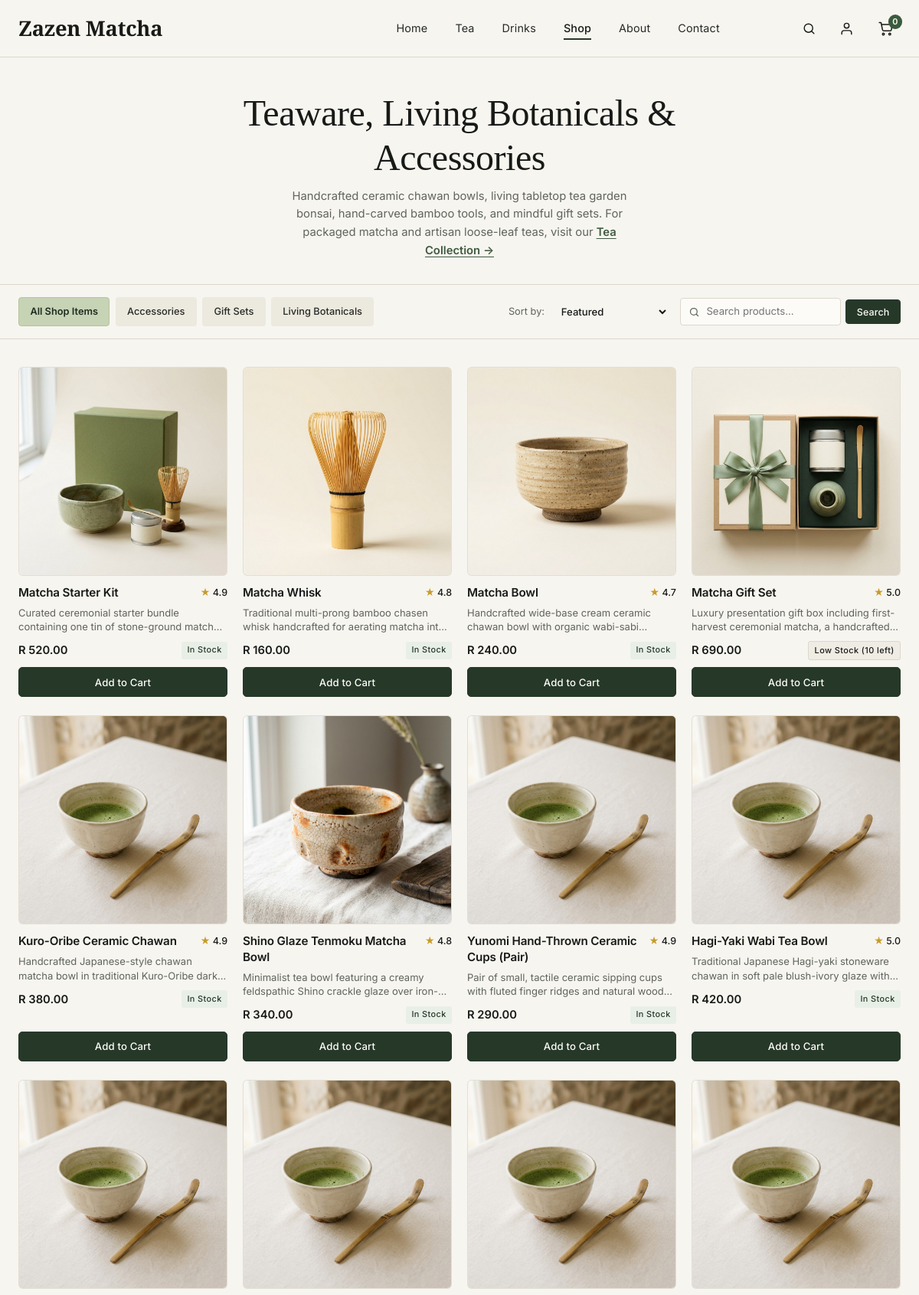
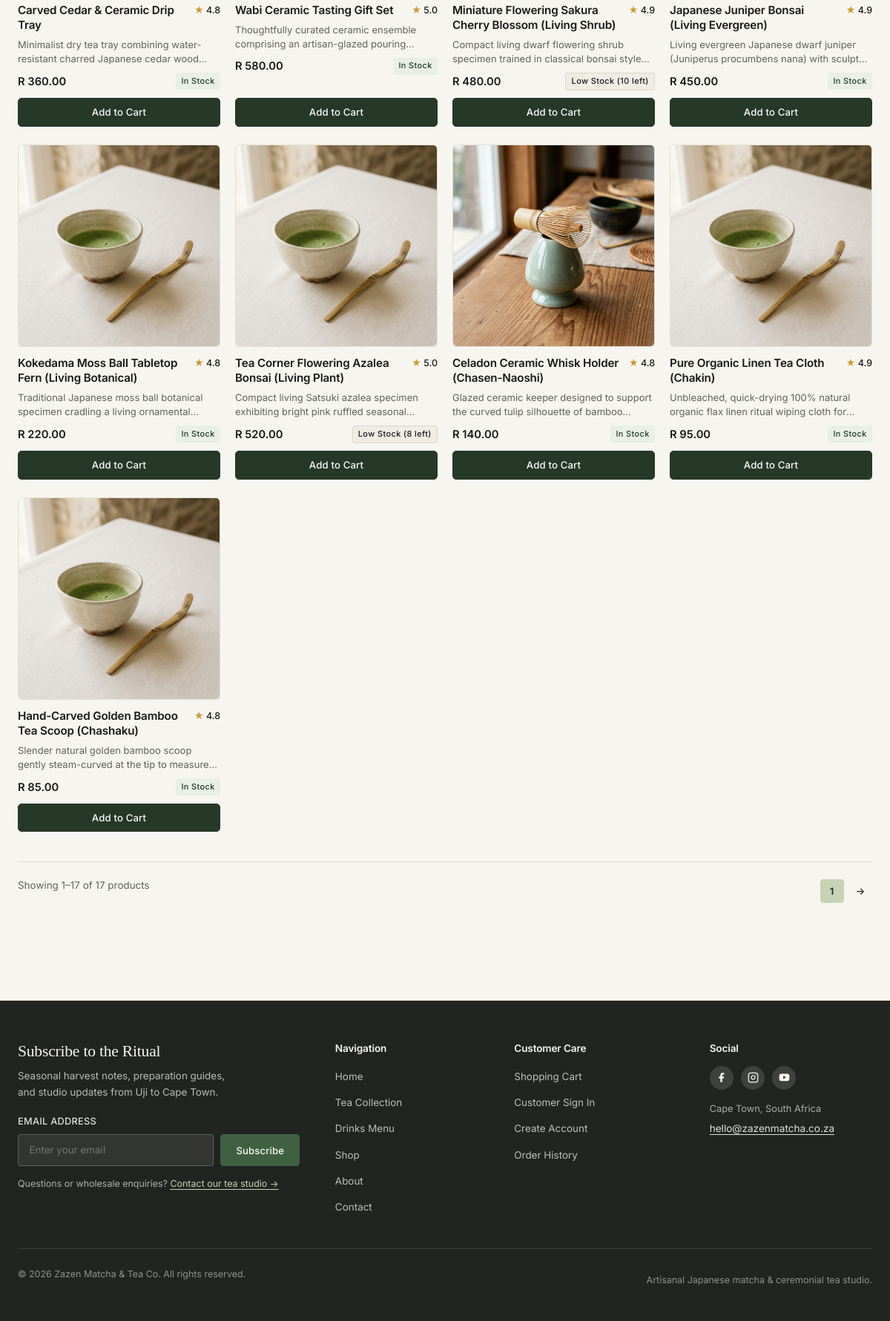
The page /customer/products.php on the database its author committed (2 pictures, top to bottom).
### tables this page shows
CREATE TABLE `categories` (
    `category_id` INT UNSIGNED NOT NULL AUTO_INCREMENT,
    `name` VARCHAR(100) NOT NULL,
    `description` TEXT DEFAULT NULL,
    `created_at` TIMESTAMP NOT NULL DEFAULT CURRENT_TIMESTAMP,
    `updated_at` TIMESTAMP NOT NULL DEFAULT CURRENT_TIMESTAMP ON UPDATE CURRENT_TIMESTAMP,
    PRIMARY KEY (`category_id`),
    UNIQUE KEY `uq_categories_name` (`name`)
);

CREATE TABLE `products` (
    `product_id` INT UNSIGNED NOT NULL AUTO_INCREMENT,
    `category_id` INT UNSIGNED NOT NULL,
    `name` VARCHAR(150) NOT NULL,
    `description` TEXT DEFAULT NULL,
    `price` DECIMAL(10, 2) NOT NULL,
    `stock_quantity` INT NOT NULL DEFAULT 0,
    `image` VARCHAR(255) DEFAULT NULL,
    `status` ENUM('active', 'inactive') NOT NULL DEFAULT 'active',
    `created_at` TIMESTAMP NOT NULL DEFAULT CURRENT_TIMESTAMP,
    `updated_at` TIMESTAMP NOT NULL DEFAULT CURRENT_TIMESTAMP ON UPDATE CURRENT_TIMESTAMP,
    PRIMARY KEY (`product_id`),
    KEY `idx_products_category` (`category_id`),
    KEY `idx_products_status` (`status`),
    CONSTRAINT `fk_products_category`
        FOREIGN KEY (`category_id`)
        REFERENCES `categories` (`category_id`)
        ON DELETE RESTRICT
        ON UPDATE CASCADE
);

### includes/functions.php (called while the page is built, shortened)
<?php
function e($value): string
{
    return htmlspecialchars((string) ($value ?? ''), ENT_QUOTES | ENT_SUBSTITUTE, 'UTF-8');
}
function format_price($amount): string
{
    return 'R ' . number_format((float) $amount, 2, '.', ',');
}
function db_fetch_all(PDO $pdo, string $sql, array $params = []): array
{
    $stmt = $pdo->prepare($sql);
    $stmt->execute($params);
    return $stmt->fetchAll();
}
function site_url(string $path = ''): string
{
    $cleanPath = ltrim($path, '/');
    return BASE_URL . '/' . $cleanPath;
}
function product_image_url(?string $imageFilename): string
{
    $filename = basename(trim((string) $imageFilename));
    if ($filename !== '') {
        $filePath = dirname(__DIR__) . '/images/products/' . $filename;
        if (is_file($filePath)) {
            return site_url('images/products/' . $filename);
        }
    }
    return site_url('images/products/placeholder.jpg');
}

### customer/products.php (the view, shortened to what this page needs)
<?php
require_once dirname(__DIR__) . '/includes/db.php';
require_once dirname(__DIR__) . '/includes/functions.php';
$categoriesSql = "
    SELECT category_id, name, description
    FROM categories
    WHERE category_id IN (2, 3, 6)
    ORDER BY category_id ASC
";
$categories = db_fetch_all($pdo, $categoriesSql);
$selectedCategoryId = 0;
$searchTerm = '';
$sortOption = 'featured';
$allowedSorts = [
    'featured'   => 'p.product_id ASC',
    'price_asc'  => 'p.price ASC, p.product_id ASC',
    'price_desc' => 'p.price DESC, p.product_id ASC',
    'name_asc'   => 'p.name ASC, p.product_id ASC',
];
$orderBySql = $allowedSorts[$sortOption];
$activeCategory = null;
$whereClauses = ['p.status = :status', 'p.category_id IN (2, 3, 6)'];
$queryParams  = ['status' => 'active'];
$whereSql = implode(' AND ', $whereClauses);
$productsSql = "
    SELECT
        p.product_id,
        p.category_id,
        p.name,
        p.description,
        p.price,
        p.stock_quantity,
        p.image,
        c.name AS category_name
    FROM products p
    INNER JOIN categories c ON p.category_id = c.category_id
    WHERE {$whereSql}
    ORDER BY {$orderBySql}
";
$products     = db_fetch_all($pdo, $productsSql, $queryParams);
$productCount = count($products);
function build_shop_filter_url(int $categoryId = 0, string $search = '', string $sort = 'featured'): string
{
    $params = [];
    if ($categoryId > 0) {
        $params['category'] = $categoryId;
    }
    $query = http_build_query($params);
    return site_url('customer/products.php' . ($query !== '' ? '?' . $query : ''));
}
$ratingMap = [
    1  => '4.9', 2  => '4.8', 3  => '4.9', 4  => '4.8', 5  => '4.7', 6  => '5.0',
    7  => '4.9', 8  => '4.8', 9  => '5.0', 10 => '4.8', 11 => '4.9', 12 => '5.0',
    13 => '4.9', 14 => '4.9', 15 => '5.0', 16 => '4.8', 17 => '4.9', 18 => '4.9',
    19 => '4.8', 20 => '4.9', 21 => '4.8', 22 => '4.9', 23 => '4.9', 24 => '4.8',
    25 => '4.9', 26 => '5.0', 27 => '4.8', 28 => '5.0', 29 => '4.9', 30 => '4.9',
    31 => '4.8', 32 => '5.0', 33 => '4.8', 34 => '4.9', 35 => '4.8',
];
require_once dirname(__DIR__) . '/includes/header.php';
?>
<section class="shop-hero" aria-labelledby="shop-heading">
    <div class="container">
        <div class="shop-hero-inner">
            <h1 id="shop-heading" class="shop-title">
                <?php if ($activeCategory !== null): ?>
                    <?php echo e($activeCategory['name']); ?>
                <?php else: ?>
                    Teaware, Living Botanicals &amp; Accessories
                <?php endif; ?>
            </h1>
            <p class="shop-subtitle">
                <?php if ($activeCategory !== null && !empty($activeCategory['description'])): ?>
                    <?php echo e($activeCategory['description']); ?>
                <?php else: ?>
                    Handcrafted ceramic chawan bowls, living tabletop tea garden bonsai, hand-carved bamboo tools, and mindful gift sets. For packaged matcha and artisan loose-leaf teas, visit our <a href="<?php echo e(site_url('customer/tea.php')); ?>" class="shop-cross-link">Tea Collection &rarr;</a>
                <?php endif; ?>
            </p>
        </div>
    </div>
</section>
<section class="shop-controls-section" aria-label="Catalogue filters and search">
    <div class="container">
        <div class="shop-toolbar">
            <nav class="category-filter-nav" aria-label="Filter products by category">
                <ul class="category-filter-list">
                    <li>
                        <a href="<?php echo e(build_shop_filter_url(0, $searchTerm, $sortOption)); ?>"
                           class="category-pill <?php echo $selectedCategoryId === 0 ? 'is-active' : ''; ?>"
                           <?php echo $selectedCategoryId === 0 ? 'aria-current="true"' : ''; ?>>
                            All Shop Items
                        </a>
                    </li>
                    <?php foreach ($categories as $category): ?>
                        <?php
                        $catId      = (int) $category['category_id'];
                        $isSelected = ($selectedCategoryId === $catId);
                        ?>
                        <li>
                            <a href="<?php echo e(build_shop_filter_url($catId, $searchTerm, $sortOption)); ?>"
                               class="category-pill <?php echo $isSelected ? 'is-active' : ''; ?>"
                               <?php echo $isSelected ? 'aria-current="true"' : ''; ?>>
                                <?php echo e($category['name']); ?>
                            </a>
                        </li>
                    <?php endforeach; ?>
                </ul>
            </nav>
            <form action="<?php echo e(site_url('customer/products.php')); ?>" method="get" class="shop-search-form" role="search">
                <div class="shop-sort-group">
                    <label for="shop-sort-select" class="shop-sort-label">Sort by:</label>
                    <select id="shop-sort-select" name="sort" class="shop-sort-select" onchange="this.form.submit()">
                        <option value="featured" <?php echo $sortOption === 'featured' ? 'selected' : ''; ?>>Featured</option>
                    </select>
                </div>
                <div class="search-input-group">
                    <span class="search-input-icon" aria-hidden="true">
                    </span>
                    <input
                        type="search"
                        id="shop-search-input"
                        name="search"
                        value="<?php echo e($searchTerm); ?>"
                        placeholder="Search products..."
                        class="shop-search-input"
                    >
                    <button type="submit" class="btn btn-primary shop-search-btn">
                        Search
                    </button>
                </div>
            </form>
        </div>
    </div>
</section>
<section class="section shop-catalogue-section" aria-label="Product listing">
    <div class="container">
        <?php if (!empty($products)): ?>
            <div class="shop-product-grid">
                <?php foreach ($products as $idx => $product): ?>
                    <?php
                    $productId   = (int) $product['product_id'];
                    $productUrl  = site_url('customer/product.php?id=' . $productId);
                    $imageUrl    = product_image_url($product['image']);
                    $stockQty    = (int) $product['stock_quantity'];
                    $isInStock   = ($stockQty > 0);
                    $isLowStock  = ($stockQty > 0 && $stockQty <= 10);
                    $ratingValue = $ratingMap[$productId] ?? '4.9';
                    ?>
                    <article class="product-card shop-product-card">
                        <a href="<?php echo e($productUrl); ?>" class="product-card-media" aria-label="View <?php echo e($product['name']); ?>">
                            <img
                                src="<?php echo e($imageUrl); ?>"
                                alt="<?php echo e($product['name']); ?>"
                                width="1000"
                                height="1000"
                                loading="lazy"
                            >
                        </a>
                        <div class="product-card-body">
                            <div class="shop-card-header-row">
                                <h2 class="product-card-title">
                                    <a href="<?php echo e($productUrl); ?>">
                                        <?php echo e($product['name']); ?>
                                    </a>
                                </h2>
                                <span class="shop-card-rating" aria-label="Rated <?php echo e($ratingValue); ?> out of 5 stars">
                                    <span class="star-glyph" aria-hidden="true">&#9733;</span> <?php echo e($ratingValue); ?>
                                </span>
                            </div>
                            <p class="product-card-desc">
                                <?php echo e($product['description']); ?>
                            </p>
                            <div class="product-card-meta">
                                <span class="product-card-price"><?php echo e(format_price($product['price'])); ?></span>
                                <?php if ($isLowStock): ?>
                                    <span class="stock-badge stock-low">Low Stock (<?php echo $stockQty; ?> left)</span>
                                <?php elseif ($isInStock): ?>
                                    <span class="stock-badge stock-in">In Stock</span>
                                <?php else: ?>
                                    <span class="stock-badge stock-out">Out of Stock</span>
                                <?php endif; ?>
                            </div>
                            <div class="product-card-footer">
                                <?php if ($isInStock): ?>
                                    <form action="<?php echo e($productUrl); ?>" method="post" class="card-quick-add-form">
                                        <button type="submit" class="btn btn-primary btn-card-full">
                                            Add to Cart
                                        </button>
                                    </form>
                                <?php else: ?>
                                    <a href="<?php echo e($productUrl); ?>" class="btn btn-outline btn-card-full">
                                        View Details
                                    </a>
                                <?php endif; ?>
                            </div>
                        </div>
                    </article>
                <?php endforeach; ?>
            </div>
            <div class="shop-pagination-bar">
                <p class="shop-result-count" aria-live="polite">
                    Showing 1&ndash;<?php echo (int) $productCount; ?> of <?php echo (int) $productCount; ?>
                    <?php echo $productCount === 1 ? 'product' : 'products'; ?>
                </p>
                <nav class="shop-pagination" aria-label="Pagination">
                    <span class="pagination-pill is-active" aria-current="page">1</span>
                    <a href="<?php echo e(build_shop_filter_url($selectedCategoryId, $searchTerm, $sortOption)); ?>" class="pagination-pill" aria-label="Next page">&rarr;</a>
                </nav>
            </div>
        <?php endif; ?>
    </div>
</section>
<?php require_once dirname(__DIR__) . '/includes/footer.php'; ?>

### rows shown on the page
categories: name "Accessories"
categories: name "Gift Sets"
categories: name "Living Botanicals"
products: image (picture), name "Matcha Starter Kit", product_id "4.9", description "Curated ceremonial starter bundle containing one tin of stone-ground…", price "R 520.00", stock_quantity "In Stock"
products: image (picture), name "Matcha Whisk", product_id "4.8", description "Traditional multi-prong bamboo chasen whisk handcrafted for aerating matcha…", price "R 160.00", stock_quantity "In Stock"
products: image (picture), name "Matcha Bowl", product_id "4.7", description "Handcrafted wide-base cream ceramic chawan bowl with organic…", price "R 240.00", stock_quantity "In Stock"
products: image (picture), name "Matcha Gift Set", product_id "5.0", description "Luxury presentation gift box including first-harvest ceremonial matcha, a…", price "R 690.00", stock_quantity "10"
products: name "Kuro-Oribe Ceramic Chawan", product_id "4.9", description "Handcrafted Japanese-style chawan matcha bowl in traditional Kuro-Oribe…", price "R 380.00", stock_quantity "In Stock"
products: image (picture), name "Shino Glaze Tenmoku Matcha Bowl", product_id "4.8", description "Minimalist tea bowl featuring a creamy feldspathic Shino crackle glaze…", price "R 340.00", stock_quantity "In Stock"
products: name "Yunomi Hand-Thrown Ceramic Cups (Pair)", product_id "4.9", description "Pair of small, tactile ceramic sipping cups with fluted finger ridges and…", price "R 290.00", stock_quantity "In Stock"
products: name "Hagi-Yaki Wabi Tea Bowl", product_id "5.0", description "Traditional Japanese Hagi-yaki stoneware chawan in soft pale blush-ivory glaze…", price "R 420.00", stock_quantity "In Stock"
products: name "Carved Cedar & Ceramic Drip Tray", product_id "4.8", description "Minimalist dry tea tray combining water-resistant charred Japanese cedar…", price "R 360.00", stock_quantity "In Stock"
products: name "Wabi Ceramic Tasting Gift Set", product_id "5.0", description "Thoughtfully curated ceramic ensemble comprising an artisan-glazed…", price "R 580.00", stock_quantity "In Stock"
products: name "Miniature Flowering Sakura Cherry Blossom (Living Shrub)", product_id "4.9", description "Compact living dwarf flowering shrub specimen trained in classical bonsai…", price "R 480.00", stock_quantity "10"
products: name "Japanese Juniper Bonsai (Living Evergreen)", product_id "4.9", description "Living evergreen Japanese dwarf juniper (Juniperus procumbens nana) with…", price "R 450.00", stock_quantity "In Stock"
products: name "Kokedama Moss Ball Tabletop Fern (Living Botanical)", product_id "4.8", description "Traditional Japanese moss ball botanical specimen cradling a living…", price "R 220.00", stock_quantity "In Stock"
products: name "Tea Corner Flowering Azalea Bonsai (Living Plant)", product_id "5.0", description "Compact living Satsuki azalea specimen exhibiting bright pink ruffled…", price "R 520.00", stock_quantity "8"
products: image (picture), name "Celadon Ceramic Whisk Holder (Chasen-Naoshi)", product_id "4.8", description "Glazed ceramic keeper designed to support the curved tulip silhouette of…", price "R 140.00", stock_quantity "In Stock"
products: name "Pure Organic Linen Tea Cloth (Chakin)", product_id "4.9", description "Unbleached, quick-drying 100% natural organic flax linen ritual wiping cloth…", price "R 95.00", stock_quantity "In Stock"
products: name "Hand-Carved Golden Bamboo Tea Scoop (Chashaku)", product_id "4.8", description "Slender natural golden bamboo scoop gently steam-curved at the tip to…", price "R 85.00", stock_quantity "In Stock"

### other values the page prints
$cartItemCount "0"
$productCount "17"
